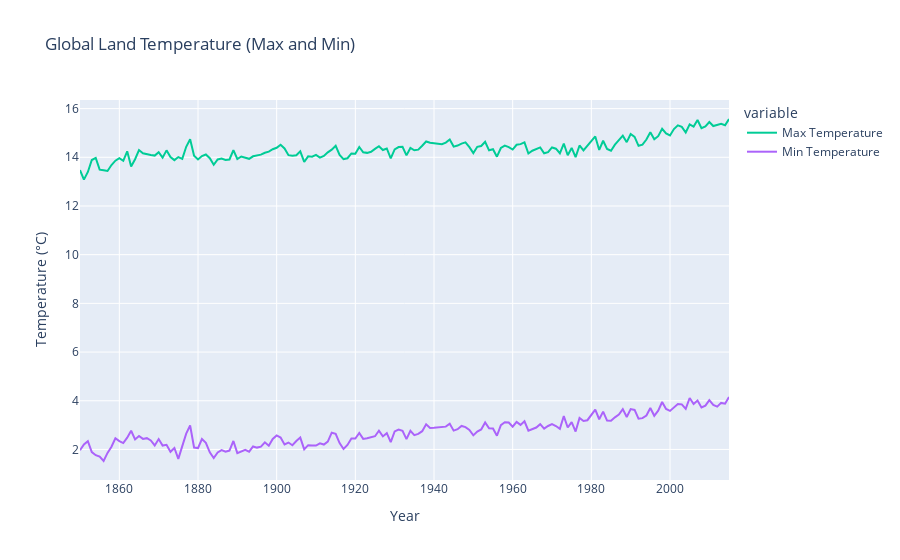

This figure's notebook cell:
### Markdown cell above
El Nino 1877/78 - explanation for spike in global temperature graph

### Code cell
# Graph global minimum and maximum temperature data
global_max_y = global_df['LandMaxTemperature']
global_min_y = global_df['LandMinTemperature']

fig2 = px.line(x=global_x, y=[global_max_y, global_min_y], title='Global Land Temperature (Max and Min)', color_discrete_map={0: 'blue', 1: 'green'})

# Update Axis Titles
fig2.update_xaxes(title_text='Year')
fig2.update_yaxes(title_text='Temperature (°C)')
fig2.data[0].name = 'Max Temperature'
fig2.data[1].name = 'Min Temperature'

# Show the plot
fig2.show()

### Figure 1 — Plotly figure (JSON) as saved in the notebook; plotly's stock layout.template omitted (floating-point values rounded to 4 significant figures; data arrays with more than 128 entries replaced by an {"elided": "..."} marker saying what was removed)
{"data": [{"hovertemplate": "variable=wide_variable_0<br>x=%{x}<br>value=%{y}<extra></extra>", "legendgroup": "wide_variable_0", "line": {"color": "#00cc96", "dash": "solid"}, "marker": {"symbol": "circle"}, "mode": "lines", "name": "Max Temperature", "orientation": "v", "showlegend": true, "type": "scatter", "x": {"elided": "166 int values"}, "xaxis": "x", "y": {"elided": "166 float values"}, "yaxis": "y"}, {"hovertemplate": "variable=wide_variable_1<br>x=%{x}<br>value=%{y}<extra></extra>", "legendgroup": "wide_variable_1", "line": {"color": "#ab63fa", "dash": "solid"}, "marker": {"symbol": "circle"}, "mode": "lines", "name": "Min Temperature", "orientation": "v", "showlegend": true, "type": "scatter", "x": {"elided": "166 int values"}, "xaxis": "x", "y": {"elided": "166 float values"}, "yaxis": "y"}], "layout": {"autosize": true, "legend": {"title": {"text": "variable"}, "tracegroupgap": 0}, "title": {"text": "Global Land Temperature (Max and Min)"}, "xaxis": {"anchor": "y", "autorange": true, "domain": [0, 1], "range": [1850, 2015], "title": {"text": "Year"}, "type": "linear"}, "yaxis": {"anchor": "x", "autorange": true, "domain": [0, 1], "range": [0.7447, 16.35], "title": {"text": "Temperature (°C)"}, "type": "linear"}}}
